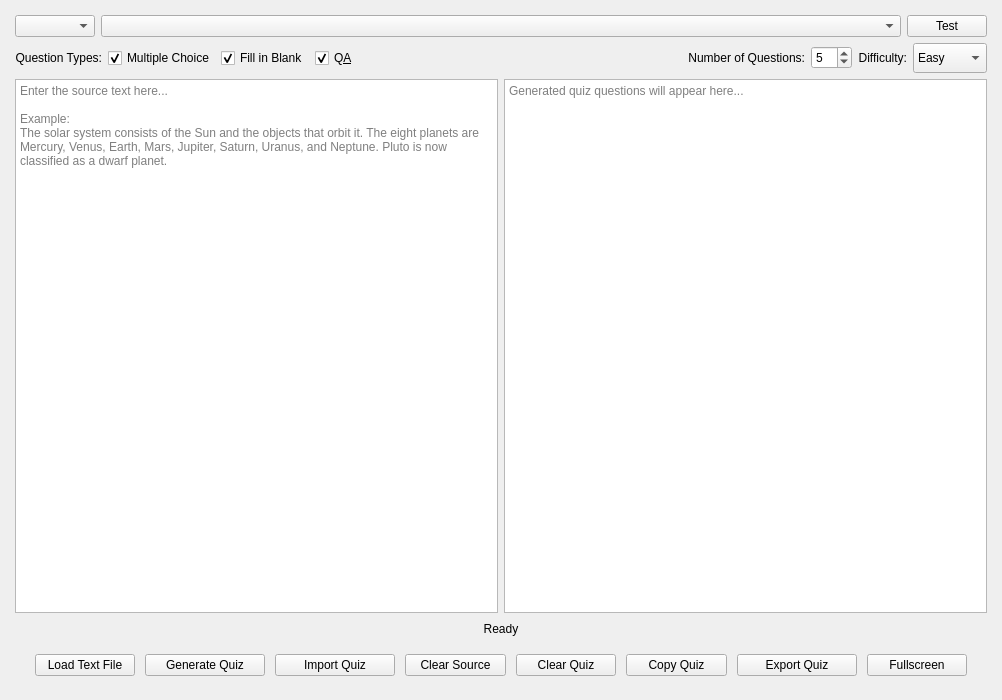
<?xml version="1.0" encoding="UTF-8"?>
<ui version="4.0">
 <class>QuizWidget</class>
 <widget class="QWidget" name="QuizWidget">
  <property name="geometry">
   <rect>
    <x>0</x>
    <y>0</y>
    <width>1002</width>
    <height>700</height>
   </rect>
  </property>
  <property name="windowTitle">
   <string>AI Quiz Generator</string>
  </property>
  <layout class="QGridLayout" name="gridLayout" rowstretch="0,0,1,0,0" columnstretch="1,1">
   <property name="leftMargin">
    <number>15</number>
   </property>
   <property name="topMargin">
    <number>15</number>
   </property>
   <property name="rightMargin">
    <number>15</number>
   </property>
   <property name="bottomMargin">
    <number>15</number>
   </property>
   <item row="0" column="0" colspan="2">
    <layout class="QHBoxLayout" name="providerLayout" stretch="2,20,2">
     <item>
      <widget class="QComboBox" name="provider">
       <property name="minimumSize">
        <size>
         <width>0</width>
         <height>20</height>
        </size>
       </property>
       <property name="toolTip">
        <string>Select AI provider</string>
       </property>
      </widget>
     </item>
     <item>
      <widget class="QComboBox" name="param">
       <property name="minimumSize">
        <size>
         <width>0</width>
         <height>20</height>
        </size>
       </property>
       <property name="toolTip">
        <string>Select provider parameter</string>
       </property>
      </widget>
     </item>
     <item>
      <widget class="QPushButton" name="connectionTest">
       <property name="minimumSize">
        <size>
         <width>0</width>
         <height>20</height>
        </size>
       </property>
       <property name="toolTip">
        <string>Test connection to AI provider</string>
       </property>
       <property name="text">
        <string>Test</string>
       </property>
      </widget>
     </item>
    </layout>
   </item>
   <item row="1" column="0" colspan="2">
    <layout class="QHBoxLayout" name="quizTypeLayout" stretch="0,0,0,0,1,0,0,0,0">
     <item>
      <widget class="QLabel" name="labelQuizType">
       <property name="text">
        <string>Question Types:</string>
       </property>
       <property name="alignment">
        <set>Qt::AlignRight|Qt::AlignTrailing|Qt::AlignVCenter</set>
       </property>
      </widget>
     </item>
     <item>
      <widget class="QCheckBox" name="checkBoxMultipleChoice">
       <property name="text">
        <string>Multiple Choice</string>
       </property>
       <property name="checked">
        <bool>true</bool>
       </property>
      </widget>
     </item>
     <item>
      <widget class="QCheckBox" name="checkBoxFillBlank">
       <property name="text">
        <string>Fill in Blank</string>
       </property>
       <property name="checked">
        <bool>true</bool>
       </property>
      </widget>
     </item>
     <item>
      <widget class="QCheckBox" name="checkBoxQa">
       <property name="text">
        <string>Q&amp;A</string>
       </property>
       <property name="checked">
        <bool>true</bool>
       </property>
      </widget>
     </item>
     <item>
      <spacer name="horizontalSpacer">
       <property name="orientation">
        <enum>Qt::Horizontal</enum>
       </property>
       <property name="sizeHint" stdset="0">
        <size>
         <width>40</width>
         <height>20</height>
        </size>
       </property>
      </spacer>
     </item>
     <item>
      <widget class="QLabel" name="labelQuestionCount">
       <property name="text">
        <string>Number of Questions:</string>
       </property>
       <property name="alignment">
        <set>Qt::AlignRight|Qt::AlignTrailing|Qt::AlignVCenter</set>
       </property>
      </widget>
     </item>
     <item>
      <widget class="QSpinBox" name="spinBoxQuestionCount">
       <property name="minimum">
        <number>1</number>
       </property>
       <property name="maximum">
        <number>20</number>
       </property>
       <property name="value">
        <number>5</number>
       </property>
      </widget>
     </item>
     <item>
      <widget class="QLabel" name="labelDifficulty">
       <property name="text">
        <string>Difficulty:</string>
       </property>
       <property name="alignment">
        <set>Qt::AlignRight|Qt::AlignTrailing|Qt::AlignVCenter</set>
       </property>
      </widget>
     </item>
     <item>
      <widget class="QComboBox" name="comboBoxDifficulty">
       <property name="minimumSize">
        <size>
         <width>0</width>
         <height>30</height>
        </size>
       </property>
       <item>
        <property name="text">
         <string>Easy</string>
        </property>
       </item>
       <item>
        <property name="text">
         <string>Medium</string>
        </property>
       </item>
       <item>
        <property name="text">
         <string>Hard</string>
        </property>
       </item>
      </widget>
     </item>
    </layout>
   </item>
   <item row="2" column="0">
    <widget class="QTextEdit" name="textEditSource">
     <property name="minimumSize">
      <size>
       <width>300</width>
       <height>300</height>
      </size>
     </property>
     <property name="placeholderText">
      <string>Enter the source text here...

Example:
The solar system consists of the Sun and the objects that orbit it. The eight planets are Mercury, Venus, Earth, Mars, Jupiter, Saturn, Uranus, and Neptune. Pluto is now classified as a dwarf planet.</string>
     </property>
    </widget>
   </item>
   <item row="2" column="1">
    <widget class="QTextEdit" name="textEditResult">
     <property name="minimumSize">
      <size>
       <width>300</width>
       <height>300</height>
      </size>
     </property>
     <property name="readOnly">
      <bool>false</bool>
     </property>
     <property name="placeholderText">
      <string>Generated quiz questions will appear here...</string>
     </property>
    </widget>
   </item>
   <item row="3" column="0" colspan="2">
    <layout class="QHBoxLayout" name="statusLayout">
     <property name="spacing">
      <number>10</number>
     </property>
     <item>
      <spacer name="horizontalSpacerLeft">
       <property name="orientation">
        <enum>Qt::Vertical</enum>
       </property>
       <property name="sizeHint" stdset="0">
        <size>
         <width>20</width>
         <height>20</height>
        </size>
       </property>
      </spacer>
     </item>
     <item>
      <widget class="QLabel" name="labelStatus">
       <property name="text">
        <string>Ready</string>
       </property>
       <property name="alignment">
        <set>Qt::AlignCenter</set>
       </property>
      </widget>
     </item>
     <item>
      <spacer name="horizontalSpacerRight">
       <property name="orientation">
        <enum>Qt::Vertical</enum>
       </property>
       <property name="sizeHint" stdset="0">
        <size>
         <width>20</width>
         <height>20</height>
        </size>
       </property>
      </spacer>
     </item>
    </layout>
   </item>
   <item row="4" column="0" colspan="2">
    <layout class="QHBoxLayout" name="buttonLayout">
     <property name="spacing">
      <number>10</number>
     </property>
     <item>
      <spacer name="horizontalSpacerLeft_2">
       <property name="orientation">
        <enum>Qt::Vertical</enum>
       </property>
       <property name="sizeHint" stdset="0">
        <size>
         <width>20</width>
         <height>40</height>
        </size>
       </property>
      </spacer>
     </item>
     <item>
      <widget class="QPushButton" name="pushButtonLoadText">
       <property name="minimumSize">
        <size>
         <width>100</width>
         <height>20</height>
        </size>
       </property>
       <property name="toolTip">
        <string>Load text from a file</string>
       </property>
       <property name="text">
        <string>Load Text File</string>
       </property>
      </widget>
     </item>
     <item>
      <widget class="QPushButton" name="pushButtonGenerateQuiz">
       <property name="minimumSize">
        <size>
         <width>120</width>
         <height>20</height>
        </size>
       </property>
       <property name="toolTip">
        <string>Generate quiz questions from the source text</string>
       </property>
       <property name="text">
        <string>Generate Quiz</string>
       </property>
      </widget>
     </item>
     <item>
      <widget class="QPushButton" name="pushButtonImportQuiz">
       <property name="minimumSize">
        <size>
         <width>120</width>
         <height>20</height>
        </size>
       </property>
       <property name="toolTip">
        <string>Import quiz from JSON file</string>
       </property>
       <property name="text">
        <string>Import Quiz</string>
       </property>
      </widget>
     </item>
     <item>
      <widget class="QPushButton" name="pushButtonClearSource">
       <property name="minimumSize">
        <size>
         <width>100</width>
         <height>20</height>
        </size>
       </property>
       <property name="toolTip">
        <string>Clear source text</string>
       </property>
       <property name="text">
        <string>Clear Source</string>
       </property>
      </widget>
     </item>
     <item>
      <widget class="QPushButton" name="pushButtonClearResult">
       <property name="minimumSize">
        <size>
         <width>100</width>
         <height>20</height>
        </size>
       </property>
       <property name="toolTip">
        <string>Clear generated quiz</string>
       </property>
       <property name="text">
        <string>Clear Quiz</string>
       </property>
      </widget>
     </item>
     <item>
      <widget class="QPushButton" name="pushButtonCopyResult">
       <property name="minimumSize">
        <size>
         <width>100</width>
         <height>20</height>
        </size>
       </property>
       <property name="toolTip">
        <string>Copy quiz to clipboard</string>
       </property>
       <property name="text">
        <string>Copy Quiz</string>
       </property>
      </widget>
     </item>
     <item>
      <widget class="QPushButton" name="pushButtonExportQuiz">
       <property name="minimumSize">
        <size>
         <width>120</width>
         <height>20</height>
        </size>
       </property>
       <property name="toolTip">
        <string>Export quiz to JSON file</string>
       </property>
       <property name="text">
        <string>Export Quiz</string>
       </property>
      </widget>
     </item>
     <item>
      <widget class="QPushButton" name="pushButtonFullscreen">
       <property name="minimumSize">
        <size>
         <width>100</width>
         <height>20</height>
        </size>
       </property>
       <property name="toolTip">
        <string>Toggle fullscreen mode</string>
       </property>
       <property name="text">
        <string>Fullscreen</string>
       </property>
      </widget>
     </item>
     <item>
      <spacer name="horizontalSpacerRight_2">
       <property name="orientation">
        <enum>Qt::Vertical</enum>
       </property>
       <property name="sizeHint" stdset="0">
        <size>
         <width>20</width>
         <height>40</height>
        </size>
       </property>
      </spacer>
     </item>
    </layout>
   </item>
  </layout>
 </widget>
 <resources/>
 <connections/>
</ui>
